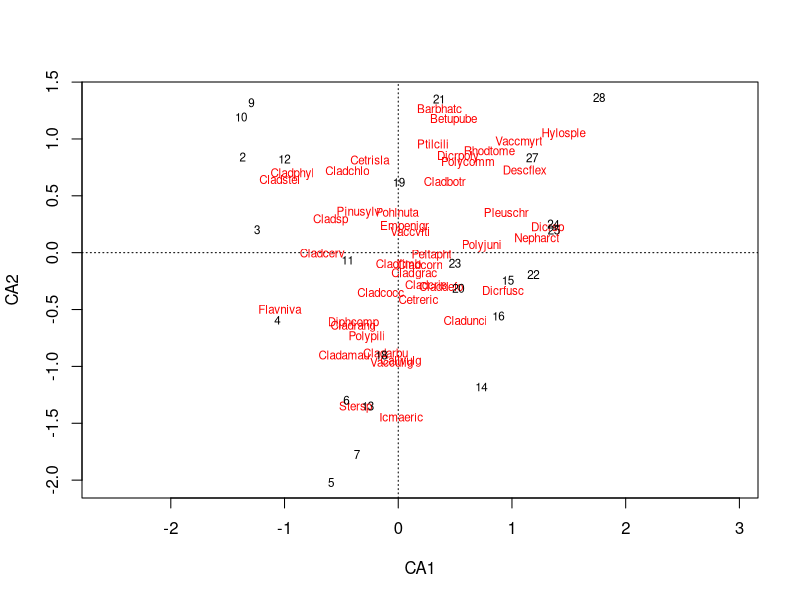
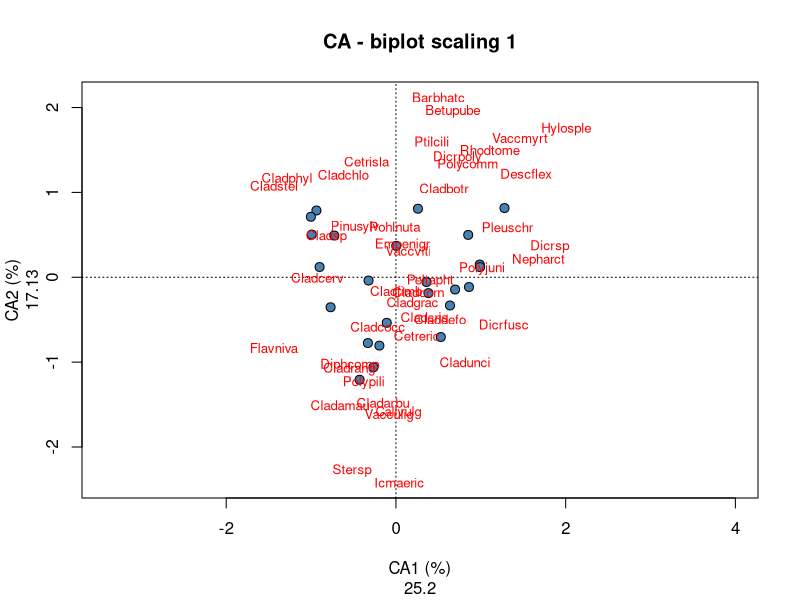
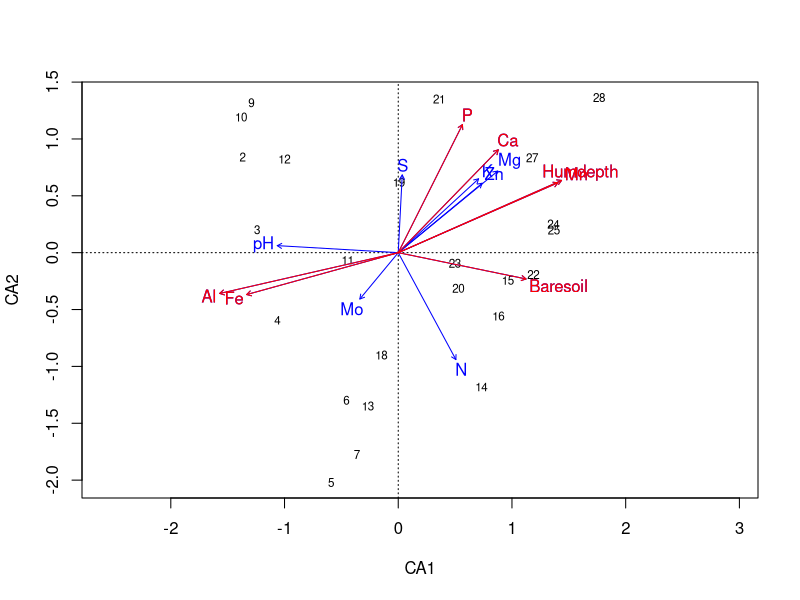
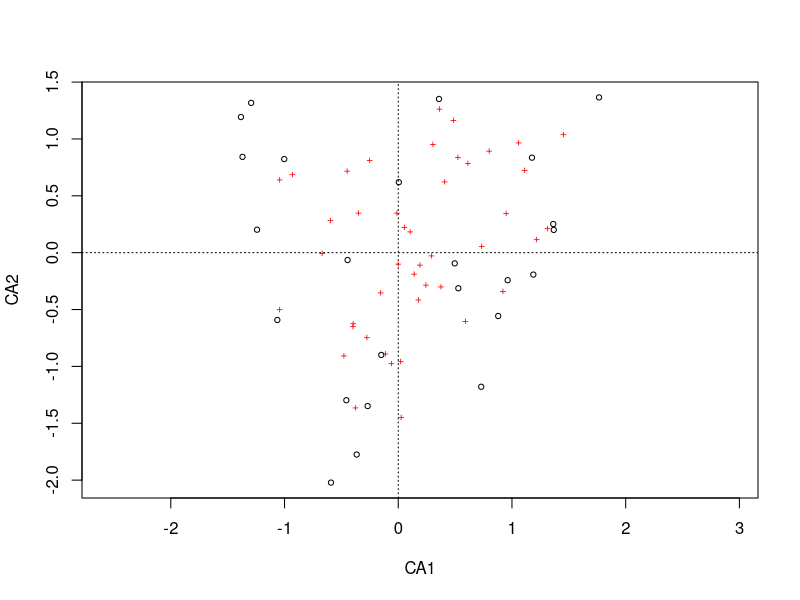

Source code (R) for these figures, in order:
## ---- chunk 1
knitr::opts_chunk$set(echo = TRUE)
## ---- chunk 2
library(datasets)
data(iris)
summary(iris)
## ---- chunk 3
library(vegan)
data(varespec) # matrice de communautés
data(varechem) # données environnementales
varechem <- scale(varechem) # centrer-réduire
## ---- chunk 4
ca.varespec<-cca(varespec)
## ---- chunk 5
envfit.varechem<-envfit(ca.varespec, varechem)
## ---- chunk 6
plot(ca.varespec, display = c("sites", "species"))
## ---- chunk 7
plot(ca.varespec, scaling=1, type="none", main='CA - biplot scaling 1', 
     xlab=c("CA1 (%)", round((ca.varespec$CA$eig[1]/sum(ca.varespec$CA$eig))*100,2)),
     ylab=c("CA2 (%)", round((ca.varespec$CA$eig[2]/sum(ca.varespec$CA$eig))*100,2)))
points(scores(ca.varespec, display="sites", choices=c(1,2), scaling=1), pch=21, col="black", bg="steelblue", cex=1.2)
text(scores(ca.varespec, display="species", choices=c(1), scaling=1),
     scores(ca.varespec, display="species", choices=c(2), scaling=1),
     labels=rownames(scores(ca.varespec, display="species", scaling=1)),col="red", cex=0.8)
## ---- chunk 8
plot(ca.varespec, display = "sites")
plot(envfit.varechem)
plot(envfit.varechem, p.max = 0.05, col = "red")#Les correlations significatives apparaissent en rouge
## ---- chunk 9
ordiplot(ca.varespec)
